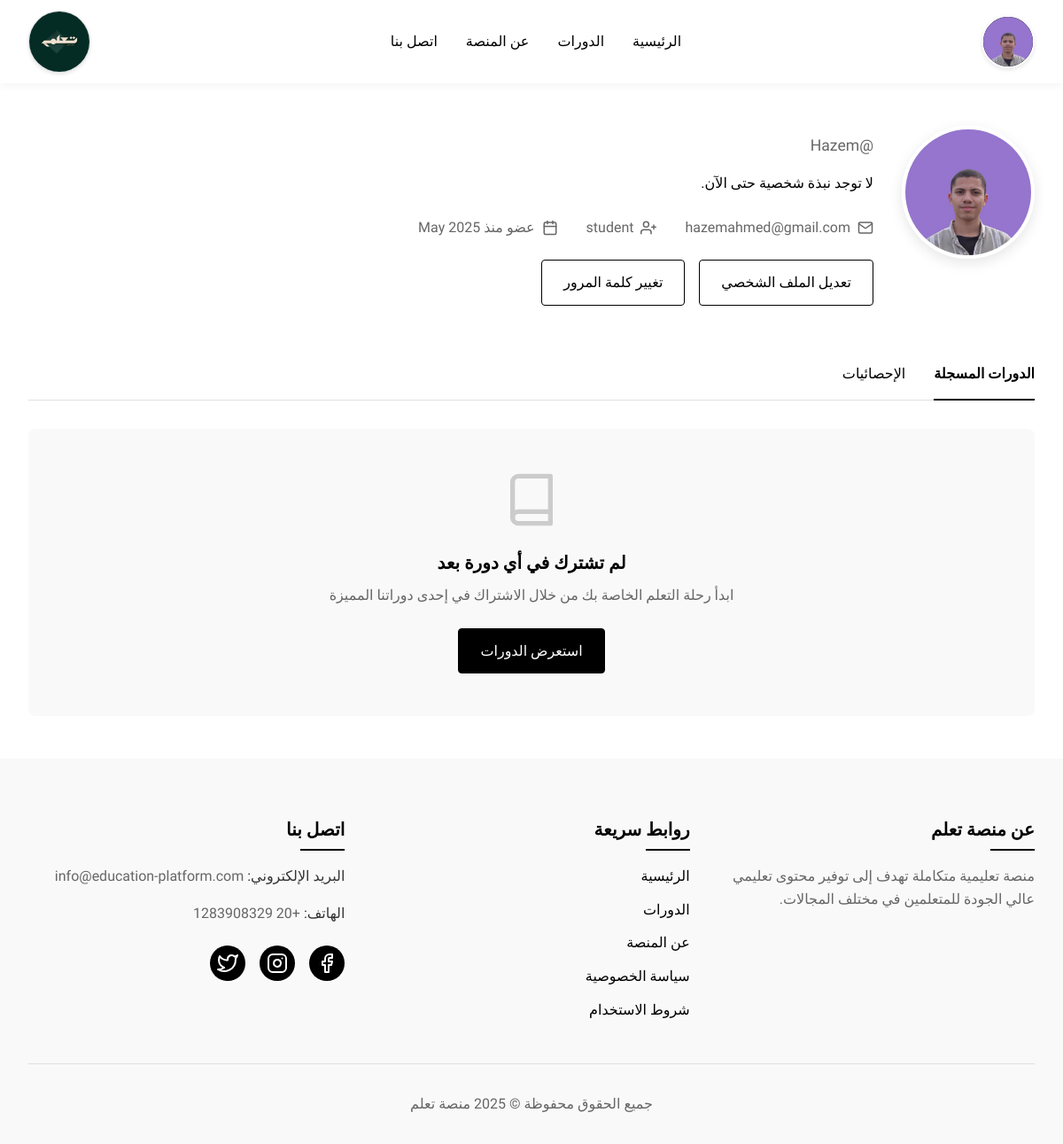
Before: /profile/ (signed in) with the older database file.
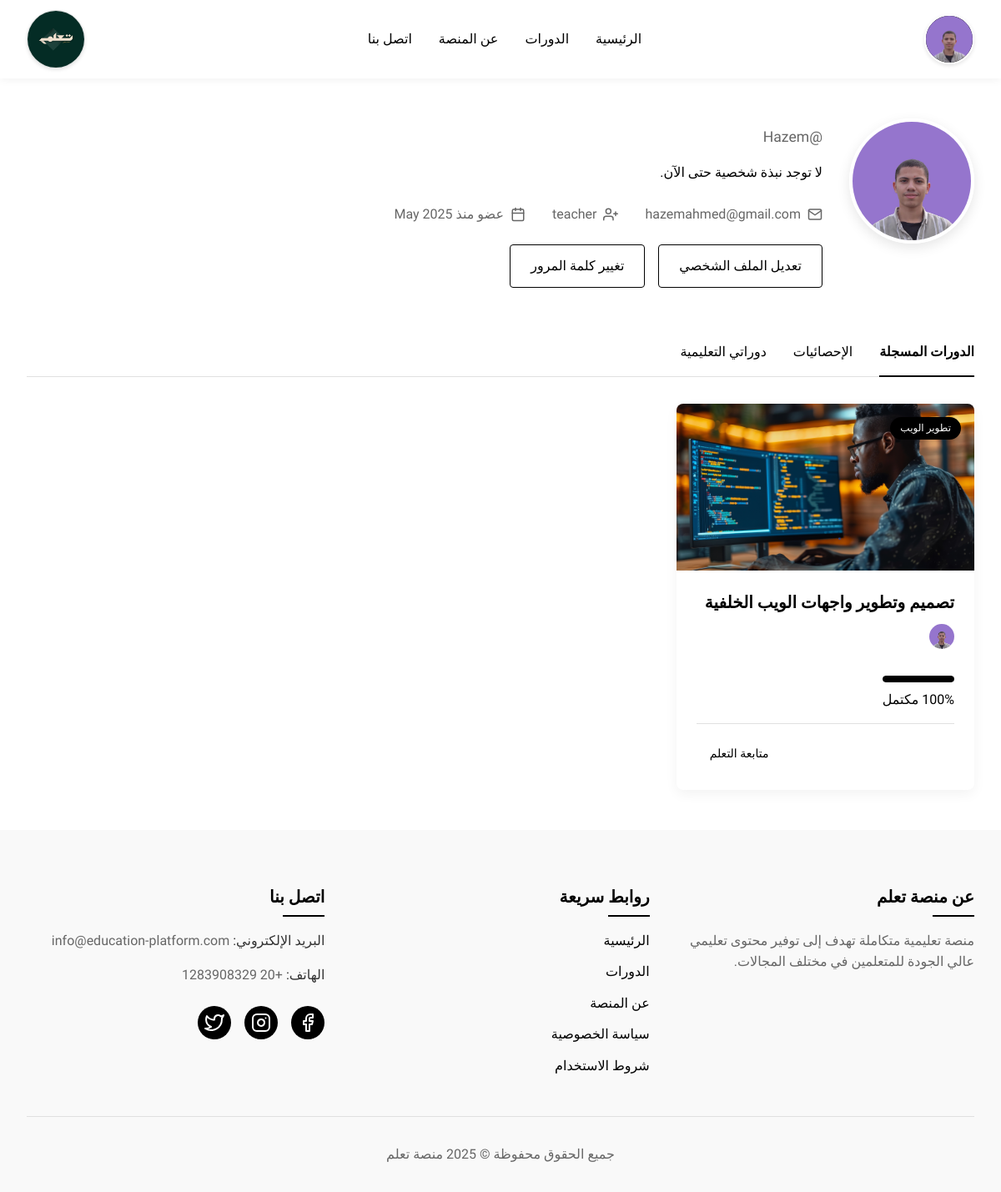
After: the same page with the newer database file.
### core/models.py (models this page shows, shortened)
class User(AbstractUser):
    role = models.CharField(max_length=50, choices=[('student', 'Student'), ('teacher', 'Teacher')], default='student')
    Profile = models.OneToOneField('Profile', on_delete=models.CASCADE, blank=True, null=True, related_name='user_profile')

class Profile(models.Model):
    user = models.OneToOneField(User, on_delete=models.CASCADE)
    full_name = models.CharField(max_length=100)
    bio = models.TextField(blank=True)
    profile_picture = models.ImageField(upload_to='profile_pictures/', blank=True, null=True)
    date_of_birth = models.DateField(null=True, blank=True)

class Enrollment(models.Model):
    user = models.ForeignKey(User, on_delete=models.CASCADE, related_name='enrollments')
    course = models.ForeignKey(Course, on_delete=models.CASCADE, related_name='enrollments')
    enrolled_at = models.DateTimeField(auto_now_add=True)
    percentage_completed = models.FloatField(default=0.0)

class Course(models.Model):
    title = models.CharField(max_length=200)
    description = models.TextField()
    instructor = models.ForeignKey(User, on_delete=models.CASCADE, related_name='courses')
    created_at = models.DateTimeField(auto_now_add=True)
    updated_at = models.DateTimeField(auto_now=True)
    students = models.ManyToManyField(User, related_name='enrolled_courses', blank=True)
    image = models.ImageField(upload_to='course_images/', blank=True, null=True)
    total_duration = models.DurationField(default=timedelta(seconds=0))
    price = models.DecimalField(max_digits=10, decimal_places=2, default=0.00)
    average_rating = models.FloatField(default=0.0)
    category = models.ForeignKey(Category, on_delete=models.CASCADE, related_name='courses', blank=True, null=True)

class Category(models.Model):
    name = models.CharField(max_length=100)

### core/views.py (the view)
# urls.py: path('profile/', views.profile_view, name='profile'),
@login_required
def profile_view(request):
    if request.user.is_authenticated:
        user = request.user
        enrollments = Enrollment.objects.filter(user=user)
        completed_courses = 0
        total_hours = 0
        for enrollment in enrollments:
            lessons_count = enrollment.course.lessons.count()
            completed_lessons = CompletedLesson.objects.filter(
                user=user,
                lesson__course=enrollment.course
            ).count()
            if lessons_count > 0 and completed_lessons == lessons_count:
                completed_courses += 1
            if enrollment.percentage_completed > 0 and enrollment.course.total_duration:
                total_seconds = enrollment.course.total_duration.total_seconds()
                hours = total_seconds / 3600
                total_hours += hours * (enrollment.percentage_completed / 100)
        context = {
            'user': user,
            'enrollments': enrollments,
            'completed_courses': completed_courses,
            'total_hours': int(total_hours),
        }
        return render(request, 'core/profile.html', context)
    else:
        return redirect('login')

### templates/core/profile.html (shortened to what this page needs)
{% extends 'core/base.html' %}
{% load static %}
{% block content %}
<div class="profile-container">
    <div class="container">
        <div class="profile-header">
            <div class="profile-avatar">
                {% if user.profile.profile_picture %}
                    <img src="{{ user.profile.profile_picture.url }}" alt="{{ user.get_full_name }}">
                {% else %}
                    <div class="profile-avatar-placeholder">
                        {{ user.first_name|slice:":1"|upper }}
                    </div>
                {% endif %}
            </div>
            <div class="profile-info">
                <div class="profile-username">@{{ user.username }}</div>
                <p class="profile-bio">
                    {% if user.Profile.bio %}
                        {{ user.Profile.bio }}
                    {% else %}
                        لا توجد نبذة شخصية حتى الآن.
                    {% endif %}
                </p>
                <div class="profile-meta">
                    <div class="meta-item">
                        <span>{{ user.email }}</span>
                    </div>
                    <div class="meta-item">
                        <span>{{ user.role }}</span>
                    </div>
                    <div class="meta-item">
                        <span>عضو منذ {{ user.date_joined|date:"F Y" }}</span>
                    </div>
                </div>
                <div class="profile-actions">
                    <a href="{% url 'update_profile' %}" class="btn btn-outline">تعديل الملف الشخصي</a>
                    <a href="{% url 'password_change' %}" class="btn btn-outline">تغيير كلمة المرور</a>
                </div>
            </div>
        </div>
        <div class="profile-tabs">
            <div class="tabs-list">
                <div class="tab-item active" data-tab="courses">الدورات المسجلة</div>
                <div class="tab-item" data-tab="stats">الإحصائيات</div>
                {% if user.role == 'teacher' %}
                <div class="tab-item" data-tab="my-courses">دوراتي التعليمية</div>
                {% endif %}
            </div>
        </div>
        <div class="tab-contents">
            <div class="tab-content active" id="courses">
                {% if enrollments %}
                    <div class="courses-grid">
                        {% for enrollment in enrollments %}
                            <div class="course-card">
                                <div class="course-image">
                                    {% if enrollment.course.image %}
                                        <img src="{{ enrollment.course.image.url }}" alt="{{ enrollment.course.title }}">
                                    {% else %}
                                        <img src="{% static 'images/course-placeholder.jpg' %}" alt="{{ enrollment.course.title }}">
                                    {% endif %}
                                    {% if enrollment.course.category %}
                                        <div class="course-category">{{ enrollment.course.category.name }}</div>
                                    {% endif %}
                                </div>
                                <div class="course-content">
                                    <h3 class="course-title">{{ enrollment.course.title }}</h3>
                                    <div class="course-instructor">
                                        {% if enrollment.course.instructor.Profile.profile_picture %}
                                            <img src="{{ enrollment.course.instructor.Profile.profile_picture.url }}" alt="{{ enrollment.course.instructor.get_full_name }}">
                                        {% else %}
                                            <div class="instructor-placeholder">{{ enrollment.course.instructor.first_name|slice:":1"|upper }}</div>
                                        {% endif %}
                                    </div>
                                    <div class="course-info">
                                        <div class="course-progress">
                                            <div class="progress-bar">
                                                <div class="progress" style="width: {{ enrollment.percentage_completed }}%;"></div>
                                            </div>
                                            <span>{{ enrollment.percentage_completed|floatformat:0 }}% مكتمل</span>
                                        </div>
                                    </div>
                                    <div class="course-footer">
                                        {% with lessons=enrollment.course.lessons.all %}
                                        {% if lessons %}
                                            <a href="{% url 'lesson_detail' course_id=enrollment.course.id lesson_id=lessons.0.id %}" class="btn btn-sm">متابعة التعلم</a>
                                        {% else %}
                                            <p>لا توجد دروس متاحة</p>
                                        {% endif %}
                                    {% endwith %}
                                    </div>
                                </div>
                            </div>
                        {% endfor %}
                    </div>
                {% else %}
                    <div class="empty-state">
                        <svg xmlns="http://www.w3.org/2000/svg" width="24" height="24" viewBox="0 0 24 24" fill="none" stroke="currentColor" stroke-width="2" stroke-linecap="round" stroke-linejoin="round"><path d="M4 19.5A2.5 2.5 0 0 1 6.5 17H20"></path><path d="M6.5 2H20v20H6.5A2.5 2.5 0 0 1 4 19.5v-15A2.5 2.5 0 0 1 6.5 2z"></path></svg>
                        <h3>لم تشترك في أي دورة بعد</h3>
                        <p>ابدأ رحلة التعلم الخاصة بك من خلال الاشتراك في إحدى دوراتنا المميزة</p>
                        <a href="{% url 'courses' %}" class="btn btn-primary">استعرض الدورات</a>
                    </div>
                {% endif %}
            </div>
        </div>
    </div>
</div>
{% endblock %}

### templates/core/base.html (shortened to what this page needs)
{% load static %}
<!DOCTYPE html>
<html lang="ar" dir="rtl">
<head>
    <link rel="stylesheet" href="{% static 'css/main_styles.css' %}?v={% now 'U' %}">
</head>
<body>
    <header class="main-header">
        <div class="container">
            <div class="header-content">
                <div class="logo-container">
                    <a href="{% url 'home' %}">
                        <div class="logo-circle">
                            <img src="{% static 'images/logo.png' %}" alt="شعار منصة تعلم" class="logo-img">
                        </div>
                    </a>
                </div>
                <nav class="main-nav">
                    <ul>
                        <li><a href="{% url 'home' %}" class="{% if request.path == '/' %}active{% endif %}">الرئيسية</a></li>
                        <li><a href="{% url 'courses' %}" class="{% if 'courses' in request.path %}active{% endif %}">الدورات</a></li>
                        <li><a href="{% url 'about' %}" class="{% if 'about' in request.path %}active{% endif %}">عن المنصة</a></li>
                        <li><a href="{% url 'contact' %}" class="{% if 'contact' in request.path %}active{% endif %}">اتصل بنا</a></li>
                    </ul>
                </nav>
                <div class="user-actions">
                    {% if user.is_authenticated %}
                        <div class="user-menu">
                            <div class="user-avatar">
                                {% if user.profile.profile_picture %}
                                    <img src="{{ user.profile.profile_picture.url }}" alt="{{ user.first_name }}">
                                {% else %}
                                    {{ user.first_name|slice:":1"|upper }}
                                {% endif %}
                            </div>
                        </div>
                    {% else %}
                        <a href="{% url 'login' %}" class="btn btn-outline">تسجيل الدخول</a>
                        <a href="{% url 'signup' %}" class="btn btn-primary">إنشاء حساب</a>
                    {% endif %}
                </div>
            </div>
        </div>
    </header>
    <main class="main-content">
        {% block content %}{% endblock %}
    </main>
    <footer class="main-footer">
        <div class="container">
            <div class="footer-content">
                <div class="footer-section about">
                    <h3>عن منصة تعلم</h3>
                    <p>منصة تعليمية متكاملة تهدف إلى توفير محتوى تعليمي عالي الجودة للمتعلمين في مختلف المجالات.</p>
                </div>
                <div class="footer-section links">
                    <h3>روابط سريعة</h3>
                    <ul>
                        <li><a href="{% url 'home' %}">الرئيسية</a></li>
                        <li><a href="{% url 'courses' %}">الدورات</a></li>
                        <li><a href="{% url 'about' %}">عن المنصة</a></li>
                        <li><a href="{% url 'privacy_policy' %}">سياسة الخصوصية</a></li>
                        <li><a href="{% url 'terms_of_use' %}">شروط الاستخدام</a></li>
                    </ul>
                </div>
                <div class="footer-section contact">
                    <h3>اتصل بنا</h3>
                    <p><span>البريد الإلكتروني:</span> info@education-platform.com</p>
                    <p><span>الهاتف:</span> +20 1283908329</p>
                    <div class="social-icons">
                        <a href="https://www.facebook.com/profile.php?id=61576608568079" class="social-icon">
                            <svg xmlns="http://www.w3.org/2000/svg" width="24" height="24" viewBox="0 0 24 24" fill="none" stroke="currentColor" stroke-width="2" stroke-linecap="round" stroke-linejoin="round"><path d="M18 2h-3a5 5 0 0 0-5 5v3H7v4h3v8h4v-8h3l1-4h-4V7a1 1 0 0 1 1-1h3z"></path></svg>
                        </a>
                        <a href="https://www.instagram.com/abdoeldeeb0290" class="social-icon">
                        </a>
                        <a href="https://x.com/ta3_lam" class="social-icon">
                        </a>
                    </div>
                </div>
            </div>
            <div class="footer-bottom">
                <p>جميع الحقوق محفوظة &copy; {% now "Y" %} منصة تعلم</p>
            </div>
        </div>
    </footer>
</body>
</html>

Changed rows visible on the page:
changed User "Hazem": role "student" → "teacher"
added Enrollment: course.image (picture), course.category.name "تطوير الويب", course "تصميم وتطوير واجهات الويب الخلفية", course.instructor.Profile.profile_picture (picture), percentage_completed "100"
Other visible differences:
text no longer shown: "لم تشترك في أي دورة بعد ابدأ رحلة التعلم الخاصة بك من خلال الاشتراك في إحدى دوراتنا المميزة استعرض الدورات"
text now shown: "دوراتي التعليمية"
